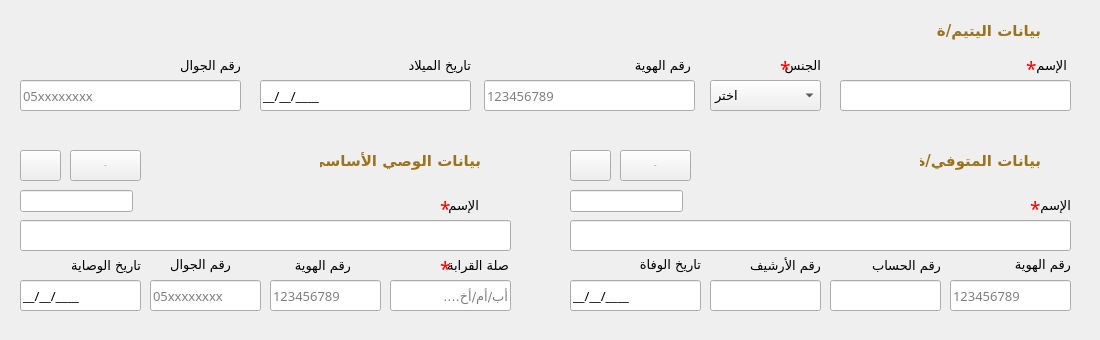
      <widget class="QWidget" name="tab_13">
       <attribute name="title">
        <string>ملف اليتيم</string>
       </attribute>
       <widget class="QWidget" name="widget_5" native="true">
        <property name="geometry">
         <rect>
          <x>0</x>
          <y>140</y>
          <width>531</width>
          <height>191</height>
         </rect>
        </property>
        <property name="class" stdset="0">
         <string>Card</string>
        </property>
        <widget class="QWidget" name="widget_6" native="true">
         <property name="geometry">
          <rect>
           <x>0</x>
           <y>0</y>
           <width>531</width>
           <height>41</height>
          </rect>
         </property>
         <property name="class" stdset="0">
          <string>bg-pink-gold box-top-radius</string>
         </property>
         <widget class="QLabel" name="label_26">
          <property name="geometry">
           <rect>
            <x>320</x>
            <y>0</y>
            <width>161</width>
            <height>41</height>
           </rect>
          </property>
          <property name="font">
           <font>
            <family>Cairo</family>
            <pointsize>11</pointsize>
            <bold>true</bold>
           </font>
          </property>
          <property name="styleSheet">
           <string notr="true">color: #9c731d;</string>
          </property>
          <property name="text">
           <string>بيانات الوصي الأساسي</string>
          </property>
         </widget>
         <widget class="QLabel" name="label_20">
          <property name="geometry">
           <rect>
            <x>490</x>
            <y>10</y>
            <width>21</width>
            <height>21</height>
           </rect>
          </property>
          <property name="text">
           <string/>
          </property>
          <property name="pixmap">
           <pixmap>../assets/icons/ic_fluent_lock_open_24_filled_colored.svg</pixmap>
          </property>
          <property name="scaledContents">
           <bool>true</bool>
          </property>
         </widget>
         <widget class="QPushButton" name="btn_search_guardian_4">
          <property name="geometry">
           <rect>
            <x>70</x>
            <y>10</y>
            <width>71</width>
            <height>31</height>
           </rect>
          </property>
          <property name="font">
           <font>
            <family>Cairo</family>
            <pointsize>-1</pointsize>
            <bold>true</bold>
           </font>
          </property>
          <property name="toolTip">
           <string>بحث عن وصي مسجل مسبقاً</string>
          </property>
          <property name="text">
           <string>بحث</string>
          </property>
          <property name="icon">
           <iconset>
            <normaloff>../assets/icons/ic_fluent_search_24_filled_white.svg</normaloff>../assets/icons/ic_fluent_search_24_filled_white.svg</iconset>
          </property>
          <property name="class" stdset="0">
           <string>btn btn-gold border-b-r-0</string>
          </property>
         </widget>
        </widget>
        <widget class="QLineEdit" name="detail_guardian_name">
         <property name="enabled">
          <bool>true</bool>
         </property>
         <property name="geometry">
          <rect>
           <x>20</x>
           <y>80</y>
           <width>491</width>
           <height>31</height>
          </rect>
         </property>
         <property name="font">
          <font>
           <family>Cairo</family>
           <pointsize>10</pointsize>
          </font>
         </property>
         <property name="readOnly">
          <bool>true</bool>
         </property>
        </widget>
        <widget class="QLabel" name="label_27">
         <property name="geometry">
          <rect>
           <x>418</x>
           <y>50</y>
           <width>61</width>
           <height>31</height>
          </rect>
         </property>
         <property name="font">
          <font>
           <family>Cairo</family>
           <pointsize>10</pointsize>
          </font>
         </property>
         <property name="text">
          <string>الإسم</string>
         </property>
        </widget>
        <widget class="QLabel" name="label_29">
         <property name="geometry">
          <rect>
           <x>170</x>
           <y>109</y>
           <width>61</width>
           <height>31</height>
          </rect>
         </property>
         <property name="font">
          <font>
           <family>Cairo</family>
           <pointsize>10</pointsize>
          </font>
         </property>
         <property name="text">
          <string>رقم الجوال</string>
         </property>
        </widget>
        <widget class="QLineEdit" name="detail_guardian_phone">
         <property name="enabled">
          <bool>true</bool>
         </property>
         <property name="geometry">
          <rect>
           <x>150</x>
           <y>140</y>
           <width>111</width>
           <height>31</height>
          </rect>
         </property>
         <property name="font">
          <font>
           <family>Cairo</family>
           <pointsize>10</pointsize>
          </font>
         </property>
         <property name="readOnly">
          <bool>true</bool>
         </property>
         <property name="placeholderText">
          <string>05xxxxxxxx</string>
         </property>
        </widget>
        <widget class="QLabel" name="label_31">
         <property name="geometry">
          <rect>
           <x>70</x>
           <y>110</y>
           <width>71</width>
           <height>31</height>
          </rect>
         </property>
         <property name="font">
          <font>
           <family>Cairo</family>
           <pointsize>10</pointsize>
          </font>
         </property>
         <property name="text">
          <string>تاريخ الوصاية</string>
         </property>
        </widget>
        <widget class="QLineEdit" name="detail_guardian_start_date">
         <property name="enabled">
          <bool>true</bool>
         </property>
         <property name="geometry">
          <rect>
           <x>20</x>
           <y>140</y>
           <width>121</width>
           <height>31</height>
          </rect>
         </property>
         <property name="font">
          <font>
           <family>Cairo</family>
           <pointsize>10</pointsize>
          </font>
         </property>
         <property name="inputMask">
          <string>99/99/9999;_</string>
         </property>
         <property name="readOnly">
          <bool>false</bool>
         </property>
         <property name="placeholderText">
          <string>01/01/2026</string>
         </property>
        </widget>
        <widget class="QPushButton" name="show_edit_page_guardian_btn">
         <property name="geometry">
          <rect>
           <x>20</x>
           <y>10</y>
           <width>41</width>
           <height>31</height>
          </rect>
         </property>
         <property name="font">
          <font>
           <family>Cairo</family>
           <pointsize>-1</pointsize>
           <bold>true</bold>
          </font>
         </property>
         <property name="toolTip">
          <string>مشاهدة ملف الوصي</string>
         </property>
         <property name="text">
          <string/>
         </property>
         <property name="icon">
          <iconset>
           <normaloff>../assets/icons/ic_fluent_eye_show_24_filled_white.svg</normaloff>../assets/icons/ic_fluent_eye_show_24_filled_white.svg</iconset>
         </property>
         <property name="iconSize">
          <size>
           <width>24</width>
           <height>24</height>
          </size>
         </property>
         <property name="class" stdset="0">
          <string>btn btn-gold border-b-r-0</string>
         </property>
        </widget>
        <widget class="QLabel" name="label_9">
         <property name="geometry">
          <rect>
           <x>488</x>
           <y>56</y>
           <width>21</width>
           <height>20</height>
          </rect>
         </property>
         <property name="text">
          <string/>
         </property>
         <property name="pixmap">
          <pixmap>../assets/icons/ic_fluent_lock_closed_24_filled.svg</pixmap>
         </property>
         <property name="scaledContents">
          <bool>true</bool>
         </property>
        </widget>
        <widget class="QLabel" name="label_12">
         <property name="geometry">
          <rect>
           <x>240</x>
           <y>116</y>
           <width>21</width>
           <height>20</height>
          </rect>
         </property>
         <property name="text">
          <string/>
         </property>
         <property name="pixmap">
          <pixmap>../assets/icons/ic_fluent_lock_closed_24_filled.svg</pixmap>
         </property>
         <property name="scaledContents">
          <bool>true</bool>
         </property>
        </widget>
        <widget class="QLineEdit" name="lineEdit_41">
         <property name="geometry">
          <rect>
           <x>20</x>
           <y>50</y>
           <width>113</width>
           <height>22</height>
          </rect>
         </property>
        </widget>
        <widget class="QLabel" name="label_185">
         <property name="geometry">
          <rect>
           <x>440</x>
           <y>60</y>
           <width>20</width>
           <height>16</height>
          </rect>
         </property>
         <property name="font">
          <font>
           <family>Cairo</family>
           <pointsize>14</pointsize>
          </font>
         </property>
         <property name="styleSheet">
          <string notr="true">color: red;</string>
         </property>
         <property name="text">
          <string>*</string>
         </property>
        </widget>
        <widget class="QLabel" name="label_28">
         <property name="geometry">
          <rect>
           <x>280</x>
           <y>110</y>
           <width>71</width>
           <height>31</height>
          </rect>
         </property>
         <property name="font">
          <font>
           <family>Cairo</family>
           <pointsize>10</pointsize>
          </font>
         </property>
         <property name="text">
          <string>رقم الهوية</string>
         </property>
        </widget>
        <widget class="QLineEdit" name="detail_guardian_id">
         <property name="enabled">
          <bool>true</bool>
         </property>
         <property name="geometry">
          <rect>
           <x>270</x>
           <y>140</y>
           <width>111</width>
           <height>31</height>
          </rect>
         </property>
         <property name="font">
          <font>
           <family>Cairo</family>
           <pointsize>10</pointsize>
          </font>
         </property>
         <property name="readOnly">
          <bool>true</bool>
         </property>
         <property name="placeholderText">
          <string>123456789</string>
         </property>
        </widget>
        <widget class="QLabel" name="label_11">
         <property name="geometry">
          <rect>
           <x>360</x>
           <y>115</y>
           <width>21</width>
           <height>21</height>
          </rect>
         </property>
         <property name="text">
          <string/>
         </property>
         <property name="pixmap">
          <pixmap>../assets/icons/ic_fluent_lock_closed_24_filled.svg</pixmap>
         </property>
         <property name="scaledContents">
          <bool>true</bool>
         </property>
        </widget>
        <widget class="QLabel" name="label_186">
         <property name="geometry">
          <rect>
           <x>440</x>
           <y>120</y>
           <width>20</width>
           <height>16</height>
          </rect>
         </property>
         <property name="font">
          <font>
           <family>Cairo</family>
           <pointsize>14</pointsize>
          </font>
         </property>
         <property name="styleSheet">
          <string notr="true">color: red;</string>
         </property>
         <property name="text">
          <string>*</string>
         </property>
        </widget>
        <widget class="QLabel" name="label_101">
         <property name="geometry">
          <rect>
           <x>438</x>
           <y>110</y>
           <width>71</width>
           <height>31</height>
          </rect>
         </property>
         <property name="font">
          <font>
           <family>Cairo</family>
           <pointsize>10</pointsize>
          </font>
         </property>
         <property name="text">
          <string>صلة القرابة</string>
         </property>
        </widget>
        <widget class="QLineEdit" name="detail_guardian_kinship">
         <property name="geometry">
          <rect>
           <x>390</x>
           <y>140</y>
           <width>121</width>
           <height>31</height>
          </rect>
         </property>
         <property name="font">
          <font>
           <family>Cairo</family>
           <pointsize>10</pointsize>
          </font>
         </property>
         <property name="readOnly">
          <bool>false</bool>
         </property>
         <property name="placeholderText">
          <string>أب/أم/أخ....</string>
         </property>
        </widget>
       </widget>
       <widget class="QWidget" name="widget_12" native="true">
        <property name="geometry">
         <rect>
          <x>0</x>
          <y>10</y>
          <width>1091</width>
          <height>121</height>
         </rect>
        </property>
        <property name="styleSheet">
         <string notr="true"/>
        </property>
        <property name="class" stdset="0">
         <string>Card</string>
        </property>
        <widget class="QWidget" name="widget_13" native="true">
         <property name="geometry">
          <rect>
           <x>0</x>
           <y>0</y>
           <width>1091</width>
           <height>41</height>
          </rect>
         </property>
         <property name="class" stdset="0">
          <string>bg-pink-gold box-top-radius;</string>
         </property>
         <widget class="QLabel" name="label_46">
          <property name="geometry">
           <rect>
            <x>930</x>
            <y>0</y>
            <width>111</width>
            <height>41</height>
           </rect>
          </property>
          <property name="font">
           <font>
            <family>Cairo</family>
            <pointsize>11</pointsize>
            <bold>true</bold>
           </font>
          </property>
          <property name="styleSheet">
           <string notr="true">color: #9c731d;</string>
          </property>
          <property name="text">
           <string>بيانات اليتيم/ة</string>
          </property>
         </widget>
         <widget class="QLabel" name="label_15">
          <property name="geometry">
           <rect>
            <x>1050</x>
            <y>10</y>
            <width>21</width>
            <height>21</height>
           </rect>
          </property>
          <property name="text">
           <string/>
          </property>
          <property name="pixmap">
           <pixmap>../assets/icons/ic_fluent_lock_open_24_filled_colored.svg</pixmap>
          </property>
          <property name="scaledContents">
           <bool>true</bool>
          </property>
         </widget>
        </widget>
        <widget class="QLineEdit" name="detail_orphan_name">
         <property name="enabled">
          <bool>true</bool>
         </property>
         <property name="geometry">
          <rect>
           <x>840</x>
           <y>70</y>
           <width>231</width>
           <height>31</height>
          </rect>
         </property>
         <property name="font">
          <font>
           <family>Cairo</family>
           <pointsize>10</pointsize>
          </font>
         </property>
         <property name="readOnly">
          <bool>false</bool>
         </property>
        </widget>
        <widget class="QLabel" name="label_47">
         <property name="geometry">
          <rect>
           <x>1006</x>
           <y>40</y>
           <width>61</width>
           <height>31</height>
          </rect>
         </property>
         <property name="font">
          <font>
           <family>Cairo</family>
           <pointsize>10</pointsize>
          </font>
         </property>
         <property name="text">
          <string>الإسم</string>
         </property>
        </widget>
        <widget class="QLabel" name="label_48">
         <property name="geometry">
          <rect>
           <x>620</x>
           <y>40</y>
           <width>71</width>
           <height>31</height>
          </rect>
         </property>
         <property name="font">
          <font>
           <family>Cairo</family>
           <pointsize>10</pointsize>
          </font>
         </property>
         <property name="text">
          <string>رقم الهوية</string>
         </property>
        </widget>
        <widget class="QLineEdit" name="detail_orphan_id">
         <property name="enabled">
          <bool>true</bool>
         </property>
         <property name="geometry">
          <rect>
           <x>484</x>
           <y>70</y>
           <width>211</width>
           <height>31</height>
          </rect>
         </property>
         <property name="font">
          <font>
           <family>Cairo</family>
           <pointsize>10</pointsize>
          </font>
         </property>
         <property name="alignment">
          <set>Qt::AlignLeading|Qt::AlignLeft|Qt::AlignVCenter</set>
         </property>
         <property name="readOnly">
          <bool>false</bool>
         </property>
         <property name="placeholderText">
          <string>123456789</string>
         </property>
        </widget>
        <widget class="QLabel" name="label_49">
         <property name="geometry">
          <rect>
           <x>400</x>
           <y>40</y>
           <width>71</width>
           <height>31</height>
          </rect>
         </property>
         <property name="font">
          <font>
           <family>Cairo</family>
           <pointsize>10</pointsize>
          </font>
         </property>
         <property name="text">
          <string>تاريخ الميلاد</string>
         </property>
        </widget>
        <widget class="QLineEdit" name="detail_orphan_birth_day">
         <property name="enabled">
          <bool>true</bool>
         </property>
         <property name="geometry">
          <rect>
           <x>260</x>
           <y>70</y>
           <width>211</width>
           <height>31</height>
          </rect>
         </property>
         <property name="font">
          <font>
           <family>Cairo</family>
           <pointsize>10</pointsize>
          </font>
         </property>
         <property name="inputMask">
          <string>99/99/9999;_</string>
         </property>
         <property name="readOnly">
          <bool>false</bool>
         </property>
         <property name="placeholderText">
          <string>01/01/2026</string>
         </property>
        </widget>
        <widget class="QLabel" name="label_50">
         <property name="geometry">
          <rect>
           <x>180</x>
           <y>40</y>
           <width>61</width>
           <height>31</height>
          </rect>
         </property>
         <property name="font">
          <font>
           <family>Cairo</family>
           <pointsize>10</pointsize>
          </font>
         </property>
         <property name="text">
          <string>رقم الجوال</string>
         </property>
        </widget>
        <widget class="QLineEdit" name="detail_orphan_phone">
         <property name="enabled">
          <bool>true</bool>
         </property>
         <property name="geometry">
          <rect>
           <x>20</x>
           <y>70</y>
           <width>221</width>
           <height>31</height>
          </rect>
         </property>
         <property name="font">
          <font>
           <family>Cairo</family>
           <pointsize>10</pointsize>
          </font>
         </property>
         <property name="readOnly">
          <bool>false</bool>
         </property>
         <property name="placeholderText">
          <string>05xxxxxxxx</string>
         </property>
        </widget>
        <widget class="QComboBox" name="detail_orphan_gender">
         <property name="geometry">
          <rect>
           <x>710</x>
           <y>70</y>
           <width>111</width>
           <height>31</height>
          </rect>
         </property>
         <property name="font">
          <font>
           <family>Cairo</family>
           <pointsize>10</pointsize>
          </font>
         </property>
         <property name="toolTip">
          <string>الجنس</string>
         </property>
         <item>
          <property name="text">
           <string>اختر</string>
          </property>
         </item>
         <item>
          <property name="text">
           <string>ذكر</string>
          </property>
         </item>
         <item>
          <property name="text">
           <string>أنثى</string>
          </property>
         </item>
        </widget>
        <widget class="QLabel" name="label_51">
         <property name="geometry">
          <rect>
           <x>760</x>
           <y>40</y>
           <width>61</width>
           <height>31</height>
          </rect>
         </property>
         <property name="font">
          <font>
           <family>Cairo</family>
           <pointsize>10</pointsize>
          </font>
         </property>
         <property name="text">
          <string>الجنس</string>
         </property>
        </widget>
        <widget class="QLabel" name="label_182">
         <property name="geometry">
          <rect>
           <x>1026</x>
           <y>50</y>
           <width>20</width>
           <height>16</height>
          </rect>
         </property>
         <property name="font">
          <font>
           <family>Cairo</family>
           <pointsize>14</pointsize>
          </font>
         </property>
         <property name="styleSheet">
          <string notr="true">color: red;</string>
         </property>
         <property name="text">
          <string>*</string>
         </property>
        </widget>
        <widget class="QLabel" name="label_183">
         <property name="geometry">
          <rect>
           <x>780</x>
           <y>50</y>
           <width>16</width>
           <height>16</height>
          </rect>
         </property>
         <property name="font">
          <font>
           <family>Cairo</family>
           <pointsize>14</pointsize>
          </font>
         </property>
         <property name="styleSheet">
          <string notr="true">color: red;</string>
         </property>
         <property name="text">
          <string>*</string>
         </property>
        </widget>
       </widget>
       <widget class="QWidget" name="widget_3" native="true">
        <property name="geometry">
         <rect>
          <x>550</x>
          <y>140</y>
          <width>541</width>
          <height>191</height>
         </rect>
        </property>
        <property name="class" stdset="0">
         <string>Card</string>
        </property>
        <widget class="QWidget" name="widget_4" native="true">
         <property name="geometry">
          <rect>
           <x>0</x>
           <y>0</y>
           <width>541</width>
           <height>41</height>
          </rect>
         </property>
         <property name="class" stdset="0">
          <string>bg-pink-gold box-top-radius</string>
         </property>
         <widget class="QLabel" name="label_22">
          <property name="geometry">
           <rect>
            <x>370</x>
            <y>0</y>
            <width>121</width>
            <height>41</height>
           </rect>
          </property>
          <property name="font">
           <font>
            <family>Cairo</family>
            <pointsize>11</pointsize>
            <bold>true</bold>
           </font>
          </property>
          <property name="styleSheet">
           <string notr="true">color: #9c731d;</string>
          </property>
          <property name="text">
           <string>بيانات المتوفي/ة</string>
          </property>
         </widget>
         <widget class="QLabel" name="label_8">
          <property name="geometry">
           <rect>
            <x>500</x>
            <y>10</y>
            <width>21</width>
            <height>21</height>
           </rect>
          </property>
          <property name="text">
           <string/>
          </property>
          <property name="pixmap">
           <pixmap>../assets/icons/ic_fluent_lock_closed_24_filled_colored.svg</pixmap>
          </property>
          <property name="scaledContents">
           <bool>true</bool>
          </property>
         </widget>
         <widget class="QPushButton" name="btn_search_deceased_2">
          <property name="geometry">
           <rect>
            <x>70</x>
            <y>10</y>
            <width>71</width>
            <height>31</height>
           </rect>
          </property>
          <property name="font">
           <font>
            <family>Cairo</family>
            <pointsize>-1</pointsize>
            <bold>true</bold>
           </font>
          </property>
          <property name="toolTip">
           <string>بحث عن متوفي مسجل مسبقاً</string>
          </property>
          <property name="text">
           <string>بحث</string>
          </property>
          <property name="icon">
           <iconset>
            <normaloff>../assets/icons/ic_fluent_search_24_filled_white.svg</normaloff>../assets/icons/ic_fluent_search_24_filled_white.svg</iconset>
          </property>
          <property name="class" stdset="0">
           <string>btn btn-gold border-b-r-0</string>
          </property>
         </widget>
        </widget>
        <widget class="QLineEdit" name="detail_deceased_name">
         <property name="enabled">
          <bool>true</bool>
         </property>
         <property name="geometry">
          <rect>
           <x>20</x>
           <y>80</y>
           <width>501</width>
           <height>31</height>
          </rect>
         </property>
         <property name="font">
          <font>
           <family>Cairo</family>
           <pointsize>10</pointsize>
          </font>
         </property>
         <property name="readOnly">
          <bool>true</bool>
         </property>
        </widget>
        <widget class="QLabel" name="label_23">
         <property name="geometry">
          <rect>
           <x>460</x>
           <y>50</y>
           <width>61</width>
           <height>31</height>
          </rect>
         </property>
         <property name="font">
          <font>
           <family>Cairo</family>
           <pointsize>10</pointsize>
          </font>
         </property>
         <property name="text">
          <string>الإسم</string>
         </property>
        </widget>
        <widget class="QLabel" name="label_25">
         <property name="geometry">
          <rect>
           <x>90</x>
           <y>109</y>
           <width>61</width>
           <height>31</height>
          </rect>
         </property>
         <property name="font">
          <font>
           <family>Cairo</family>
           <pointsize>10</pointsize>
          </font>
         </property>
         <property name="text">
          <string>تاريخ الوفاة</string>
         </property>
        </widget>
        <widget class="QLineEdit" name="detail_deceased_date_death">
         <property name="enabled">
          <bool>true</bool>
         </property>
         <property name="geometry">
          <rect>
           <x>20</x>
           <y>140</y>
           <width>131</width>
           <height>31</height>
          </rect>
         </property>
         <property name="font">
          <font>
           <family>Cairo</family>
           <pointsize>10</pointsize>
          </font>
         </property>
         <property name="inputMask">
          <string>99/99/9999;_</string>
         </property>
         <property name="readOnly">
          <bool>true</bool>
         </property>
         <property name="placeholderText">
          <string>01/01/2026</string>
         </property>
        </widget>
        <widget class="QPushButton" name="show_edit_page_deceased_btn">
         <property name="geometry">
          <rect>
           <x>20</x>
           <y>10</y>
           <width>41</width>
           <height>31</height>
          </rect>
         </property>
         <property name="font">
          <font>
           <family>Cairo</family>
           <pointsize>-1</pointsize>
           <bold>true</bold>
          </font>
         </property>
         <property name="toolTip">
          <string>مشاهدة ملف المتوفي</string>
         </property>
         <property name="text">
          <string/>
         </property>
         <property name="icon">
          <iconset>
           <normaloff>../assets/icons/ic_fluent_eye_show_24_filled_white.svg</normaloff>../assets/icons/ic_fluent_eye_show_24_filled_white.svg</iconset>
         </property>
         <property name="iconSize">
          <size>
           <width>24</width>
           <height>24</height>
          </size>
         </property>
         <property name="class" stdset="0">
          <string>btn btn-gold border-b-r-0</string>
         </property>
        </widget>
        <widget class="QLabel" name="label_30">
         <property name="geometry">
          <rect>
           <x>320</x>
           <y>110</y>
           <width>71</width>
           <height>31</height>
          </rect>
         </property>
         <property name="font">
          <font>
           <family>Cairo</family>
           <pointsize>10</pointsize>
          </font>
         </property>
         <property name="text">
          <string>رقم الحساب</string>
         </property>
        </widget>
        <widget class="QLineEdit" name="detail_deceased_account_number">
         <property name="enabled">
          <bool>true</bool>
         </property>
         <property name="geometry">
          <rect>
           <x>280</x>
           <y>140</y>
           <width>111</width>
           <height>31</height>
          </rect>
         </property>
         <property name="font">
          <font>
           <family>Cairo</family>
           <pointsize>10</pointsize>
          </font>
         </property>
         <property name="readOnly">
          <bool>true</bool>
         </property>
        </widget>
        <widget class="QLabel" name="label_39">
         <property name="geometry">
          <rect>
           <x>200</x>
           <y>110</y>
           <width>71</width>
           <height>31</height>
          </rect>
         </property>
         <property name="font">
          <font>
           <family>Cairo</family>
           <pointsize>10</pointsize>
          </font>
         </property>
         <property name="text">
          <string>رقم الأرشيف</string>
         </property>
        </widget>
        <widget class="QLineEdit" name="detail_deceased_archives_number">
         <property name="enabled">
          <bool>true</bool>
         </property>
         <property name="geometry">
          <rect>
           <x>160</x>
           <y>140</y>
           <width>111</width>
           <height>31</height>
          </rect>
         </property>
         <property name="font">
          <font>
           <family>Cairo</family>
           <pointsize>10</pointsize>
          </font>
         </property>
         <property name="readOnly">
          <bool>true</bool>
         </property>
        </widget>
        <widget class="QLineEdit" name="lineEdit_40">
         <property name="geometry">
          <rect>
           <x>20</x>
           <y>50</y>
           <width>113</width>
           <height>22</height>
          </rect>
         </property>
        </widget>
        <widget class="QLabel" name="label_184">
         <property name="geometry">
          <rect>
           <x>480</x>
           <y>60</y>
           <width>20</width>
           <height>16</height>
          </rect>
         </property>
         <property name="font">
          <font>
           <family>Cairo</family>
           <pointsize>14</pointsize>
          </font>
         </property>
         <property name="styleSheet">
          <string notr="true">color: red;</string>
         </property>
         <property name="text">
          <string>*</string>
         </property>
        </widget>
        <widget class="QLabel" name="label_24">
         <property name="geometry">
          <rect>
           <x>450</x>
           <y>109</y>
           <width>71</width>
           <height>31</height>
          </rect>
         </property>
         <property name="font">
          <font>
           <family>Cairo</family>
           <pointsize>10</pointsize>
          </font>
         </property>
         <property name="text">
          <string>رقم الهوية</string>
         </property>
        </widget>
        <widget class="QLineEdit" name="detail_deceased_id">
         <property name="enabled">
          <bool>true</bool>
         </property>
         <property name="geometry">
          <rect>
           <x>400</x>
           <y>140</y>
           <width>121</width>
           <height>31</height>
          </rect>
         </property>
         <property name="font">
          <font>
           <family>Cairo</family>
           <pointsize>10</pointsize>
          </font>
         </property>
         <property name="readOnly">
          <bool>true</bool>
         </property>
         <property name="placeholderText">
          <string>123456789</string>
         </property>
        </widget>
       </widget>
      </widget>
